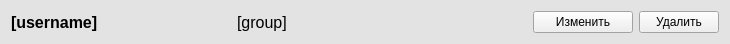
<?xml version="1.0" encoding="UTF-8"?>
<ui version="4.0">
 <class>UserWidget</class>
 <widget class="QWidget" name="UserWidget">
  <property name="geometry">
   <rect>
    <x>0</x>
    <y>0</y>
    <width>730</width>
    <height>41</height>
   </rect>
  </property>
  <property name="palette">
   <palette>
    <active>
     <colorrole role="Base">
      <brush brushstyle="SolidPattern">
       <color alpha="255">
        <red>255</red>
        <green>255</green>
        <blue>255</blue>
       </color>
      </brush>
     </colorrole>
     <colorrole role="Window">
      <brush brushstyle="SolidPattern">
       <color alpha="255">
        <red>227</red>
        <green>227</green>
        <blue>227</blue>
       </color>
      </brush>
     </colorrole>
    </active>
    <inactive>
     <colorrole role="Base">
      <brush brushstyle="SolidPattern">
       <color alpha="255">
        <red>255</red>
        <green>255</green>
        <blue>255</blue>
       </color>
      </brush>
     </colorrole>
     <colorrole role="Window">
      <brush brushstyle="SolidPattern">
       <color alpha="255">
        <red>227</red>
        <green>227</green>
        <blue>227</blue>
       </color>
      </brush>
     </colorrole>
    </inactive>
    <disabled>
     <colorrole role="Base">
      <brush brushstyle="SolidPattern">
       <color alpha="255">
        <red>227</red>
        <green>227</green>
        <blue>227</blue>
       </color>
      </brush>
     </colorrole>
     <colorrole role="Window">
      <brush brushstyle="SolidPattern">
       <color alpha="255">
        <red>227</red>
        <green>227</green>
        <blue>227</blue>
       </color>
      </brush>
     </colorrole>
    </disabled>
   </palette>
  </property>
  <property name="windowTitle">
   <string>Form</string>
  </property>
  <property name="autoFillBackground">
   <bool>true</bool>
  </property>
  <layout class="QHBoxLayout" name="horizontalLayout">
   <item>
    <widget class="QLabel" name="UsernameLabel">
     <property name="minimumSize">
      <size>
       <width>180</width>
       <height>0</height>
      </size>
     </property>
     <property name="font">
      <font>
       <pointsize>12</pointsize>
       <weight>75</weight>
       <bold>true</bold>
      </font>
     </property>
     <property name="text">
      <string>[username]</string>
     </property>
    </widget>
   </item>
   <item>
    <spacer name="horizontalSpacer_2">
     <property name="orientation">
      <enum>Qt::Horizontal</enum>
     </property>
     <property name="sizeType">
      <enum>QSizePolicy::Fixed</enum>
     </property>
     <property name="sizeHint" stdset="0">
      <size>
       <width>40</width>
       <height>20</height>
      </size>
     </property>
    </spacer>
   </item>
   <item>
    <widget class="QLabel" name="GroupLabel">
     <property name="font">
      <font>
       <pointsize>12</pointsize>
      </font>
     </property>
     <property name="text">
      <string>[group]</string>
     </property>
    </widget>
   </item>
   <item>
    <spacer name="horizontalSpacer">
     <property name="orientation">
      <enum>Qt::Horizontal</enum>
     </property>
     <property name="sizeHint" stdset="0">
      <size>
       <width>40</width>
       <height>20</height>
      </size>
     </property>
    </spacer>
   </item>
   <item>
    <widget class="QPushButton" name="EditButton">
     <property name="minimumSize">
      <size>
       <width>100</width>
       <height>0</height>
      </size>
     </property>
     <property name="text">
      <string>Изменить</string>
     </property>
    </widget>
   </item>
   <item>
    <widget class="QPushButton" name="DeleteButton">
     <property name="text">
      <string>Удалить</string>
     </property>
    </widget>
   </item>
  </layout>
 </widget>
 <resources/>
 <connections/>
</ui>
